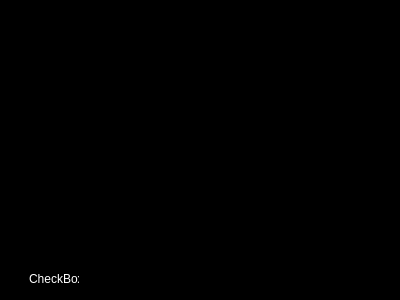
<?xml version="1.0" encoding="UTF-8"?>
<ui version="4.0">
 <class>black</class>
 <widget class="QWidget" name="black">
  <property name="geometry">
   <rect>
    <x>0</x>
    <y>0</y>
    <width>400</width>
    <height>300</height>
   </rect>
  </property>
  <property name="windowTitle">
   <string>Form</string>
  </property>
  <property name="styleSheet">
   <string notr="true">color: rgb(255, 255, 255);
background-color: rgb(0, 0, 0);</string>
  </property>
  <widget class="QCheckBox" name="checkBox">
   <property name="geometry">
    <rect>
     <x>10</x>
     <y>270</y>
     <width>70</width>
     <height>17</height>
    </rect>
   </property>
   <property name="text">
    <string>CheckBox</string>
   </property>
  </widget>
 </widget>
 <resources/>
 <connections/>
</ui>
